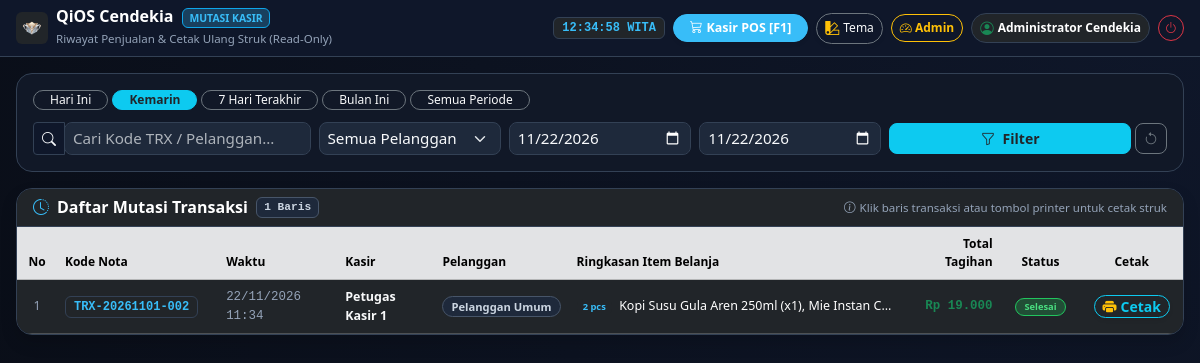
Screenshot of /qios/mutasi.php?periode=yesterday (signed in) with the database file from the repository.
### tables this page shows
CREATE TABLE `pesanan` (
    `id` INT AUTO_INCREMENT PRIMARY KEY,
    `kode_pesanan` VARCHAR(50) NOT NULL UNIQUE,
    `user_id` INT NULL,
    `nama_pembeli` VARCHAR(100) NOT NULL DEFAULT 'Pelanggan Umum',
    `total_harga` DECIMAL(12, 2) NOT NULL DEFAULT 0.00,
    `uang_bayar` DECIMAL(12, 2) NOT NULL DEFAULT 0.00,
    `kembalian` DECIMAL(12, 2) NOT NULL DEFAULT 0.00,
    `status` ENUM('SELESAI', 'PENDING', 'BATAL') DEFAULT 'SELESAI',
    `created_at` TIMESTAMP DEFAULT CURRENT_TIMESTAMP,
    FOREIGN KEY (`user_id`) REFERENCES `users`(`id`) ON DELETE SET NULL
);

CREATE TABLE `users` (
    `id` INT AUTO_INCREMENT PRIMARY KEY,
    `username` VARCHAR(50) NOT NULL UNIQUE,
    `password` VARCHAR(255) NOT NULL,
    `password_plain` VARCHAR(255) NULL,
    `nama_lengkap` VARCHAR(100) NOT NULL,
    `role` ENUM('superadmin', 'admin', 'kasir') NOT NULL DEFAULT 'kasir',
    `active_session_token` VARCHAR(255) NULL,
    `active_device_name` VARCHAR(150) NULL,
    `last_active_at` DATETIME NULL,
    `last_seen` DATETIME NULL,
    `created_at` TIMESTAMP DEFAULT CURRENT_TIMESTAMP
);

### qios/mutasi.php (the view, shortened to what the rows shown need)
<?php
require_once __DIR__ . '/../config/database.php';
require_once __DIR__ . '/../config/auth.php';
$periode   = trim($_GET['periode'] ?? 'today');
$today     = date('Y-m-d');
$yesterday = date('Y-m-d', strtotime('-1 day'));
$d7_ago    = date('Y-m-d', strtotime('-6 days'));
$m_start   = date('Y-m-01');
$date_start = trim($_GET['date_start'] ?? '');
$date_end   = trim($_GET['date_end'] ?? '');
if ($periode === 'today') {
    $date_start = $today;
    $date_end   = $today;
} elseif ($periode === 'yesterday') {
    $date_start = $yesterday;
    $date_end   = $yesterday;
} elseif ($periode === '7days') {
    $date_start = $d7_ago;
    $date_end   = $today;
} elseif ($periode === 'month') {
    $date_start = $m_start;
    $date_end   = $today;
} elseif ($periode === 'all') {
    $date_start = '';
    $date_end   = '';
} else {
    $periode = 'custom';
}
$sql = "
    SELECT p.*, u.nama_lengkap AS nama_kasir
    FROM pesanan p
    LEFT JOIN users u ON p.user_id = u.id
    WHERE 1=1
";
$params = [];
if ($date_start !== '') {
    $sql .= " AND DATE(p.created_at) >= ?";
    $params[] = $date_start;
}
if ($date_end !== '') {
    $sql .= " AND DATE(p.created_at) <= ?";
    $params[] = $date_end;
}
$sql .= " ORDER BY p.created_at DESC, p.id DESC";
try {
    $stmt = $pdo->prepare($sql);
    $stmt->execute($params);
    $mutasi_list = $stmt->fetchAll(PDO::FETCH_ASSOC);
    $order_ids = array_column($mutasi_list, 'id');
    $details_by_order = [];
    if (!empty($order_ids)) {
        $in_clause = implode(',', array_fill(0, count($order_ids), '?'));
        $stmt_det = $pdo->prepare("SELECT * FROM pesanan_detail WHERE pesanan_id IN ($in_clause) ORDER BY id ASC");
        $stmt_det->execute($order_ids);
        $all_details = $stmt_det->fetchAll(PDO::FETCH_ASSOC);
        foreach ($all_details as $d) {
            $details_by_order[$d['pesanan_id']][] = $d;
        }
    }
} catch (PDOException $e) {
    $mutasi_list = [];
    $details_by_order = [];
    $total_transaksi = 0;
    $total_omset = 0;
    $total_tunai = 0;
    $total_kembali = 0;
    $error_msg = $e->getMessage();
}
$theme_info = function_exists('get_current_theme_data') ? get_current_theme_data() : ['mode' => 'dark'];
$theme_key  = function_exists('get_app_theme') ? get_app_theme() : 'midnight';
?>
<!DOCTYPE html>
<html lang="id" data-bs-theme="<?= $theme_info['mode'] ?>" data-theme="<?= e($theme_key) ?>">
<head>
    <link href="https://cdn.jsdelivr.net/npm/bootstrap@5.3.2/dist/css/bootstrap.min.css" rel="stylesheet">
    <link href="https://cdn.jsdelivr.net/npm/bootstrap-icons@1.11.3/font/bootstrap-icons.min.css" rel="stylesheet">
</head>
<body>
<main class="container-fluid py-3 px-3 flex-grow-1">
    <div class="card border-secondary shadow rounded-4 overflow-hidden mb-4" style="background-color: var(--bg-card);">
        <div class="table-responsive">
            <table class="table table-hover table-dark align-middle mb-0 table-mutasi" style="font-size: 0.78rem;">
                <thead class="table-secondary" style="font-size: 0.75rem;">
                    <tr>
                        <th scope="col" style="width: 45px;" class="text-center">No</th>
                        <th scope="col" style="width: 170px;">Kode Nota</th>
                        <th scope="col" style="width: 140px;">Waktu</th>
                        <th scope="col" style="width: 120px;">Kasir</th>
                        <th scope="col" style="width: 90px;">Pelanggan</th>
                        <th scope="col">Ringkasan Item Belanja</th>
                        <th scope="col" class="text-end" style="width: 120px;">Total Tagihan</th>
                        <th scope="col" class="text-center" style="width: 90px;">Status</th>
                        <th scope="col" class="text-center" style="width: 110px;">Cetak</th>
                    </tr>
                </thead>
                <tbody>
                    <?php if (empty($mutasi_list)): ?>
                        <tr>
                            <td colspan="9" class="text-center py-5 text-secondary">
                                <i class="bi bi-inbox fs-2 d-block text-muted mb-2"></i>
                                Tidak ada data mutasi penjualan untuk periode atau filter yang dipilih.
                            </td>
                        </tr>
                    <?php else: ?>
                        <?php
                        $no = 1;
                        foreach ($mutasi_list as $trx):
                            $items = $details_by_order[$trx['id']] ?? [];
                            $total_item_count = 0;
                            $summary_text = [];
                            foreach ($items as $it) {
                                $total_item_count += (int)$it['jumlah'];
                                $summary_text[] = e($it['nama_produk']) . ' (x' . (int)$it['jumlah'] . ')';
                            }
                            $summary_display = implode(', ', array_slice($summary_text, 0, 3));
                        ?>
                            <tr onclick='openStrukModal(<?= json_encode($trx, JSON_HEX_APOS | JSON_HEX_QUOT) ?>, <?= json_encode($items, JSON_HEX_APOS | JSON_HEX_QUOT) ?>)'>
                                <td class="text-center text-secondary"><?= $no++ ?></td>
                                <td>
                                    <span class="badge bg-dark border border-secondary text-info font-monospace py-1 px-2" style="font-size: 0.75rem;">
                                        <?= e($trx['kode_pesanan']) ?>
                                    </span>
                                </td>
                                <td class="text-secondary font-monospace">
                                    <?= date('d/m/Y H:i', strtotime($trx['created_at'])) ?>
                                </td>
                                <td>
                                    <span class="text-light fw-semibold"><?= e($trx['nama_kasir'] ?? 'Kasir') ?></span>
                                </td>
                                <td>
                                    <?php
                                    $p_badge = 'bg-secondary';
                                    ?>
                                    <span class="badge <?= $p_badge ?> rounded-pill px-2" style="font-size: 0.7rem;">
                                        <?= e($trx['nama_pembeli']) ?>
                                    </span>
                                </td>
                                <td>
                                    <div class="text-white text-truncate" style="max-width: 320px;" title="<?= e(implode(', ', $summary_text)) ?>">
                                        <span class="badge bg-dark text-info me-1"><?= $total_item_count ?> pcs</span>
                                        <?= $summary_display ?>
                                    </div>
                                </td>
                                <td class="text-end fw-bold font-monospace text-success">
                                    <?= rupiah($trx['total_harga']) ?>
                                </td>
                                <td class="text-center">
                                    <?php if ($trx['status'] === 'SELESAI'): ?>
                                        <span class="badge bg-success bg-opacity-25 text-success rounded-pill px-2">Selesai</span>
                                    <?php elseif ($trx['status'] === 'BATAL'): ?>
                                        <span class="badge bg-danger bg-opacity-25 text-danger rounded-pill px-2">Batal</span>
                                    <?php else: ?>
                                        <span class="badge bg-warning bg-opacity-25 text-warning rounded-pill px-2"><?= e($trx['status']) ?></span>
                                    <?php endif; ?>
                                </td>
                                <td class="text-center" onclick="event.stopPropagation();">
                                    <button type="button" class="btn btn-outline-info btn-sm rounded-pill px-2 py-0 fw-semibold d-inline-flex align-items-center gap-1 shadow-sm"
                                            onclick='openStrukModal(<?= json_encode($trx, JSON_HEX_APOS | JSON_HEX_QUOT) ?>, <?= json_encode($items, JSON_HEX_APOS | JSON_HEX_QUOT) ?>)'
                                            title="Buka & Cetak Struk Thermal 58mm">
                                        <i class="bi bi-printer-fill text-warning"></i>
                                        <span>Cetak</span>
                                    </button>
                                </td>
                            </tr>
                        <?php endforeach; ?>
                    <?php endif; ?>
                </tbody>
            </table>
        </div>
    </div>
</main>
</body>
</html>

### rows the page displays
pesanan: kode_pesanan "TRX-20261101-002", created_at "22/11/2026 11:34", user.nama_lengkap "Petugas Kasir 1", nama_pembeli "Pelanggan Umum", total_item_count "2", summary_display "Kopi Susu Gula Aren 250ml (x1), Mie Instan C…", total_harga "Rp 19.000", status "Selesai"

### other values shown
get_app_name() "QiOS Cendekia"
$user_active['nama_lengkap'] "Administrator Cendekia"
count($mutasi_list) "1"
